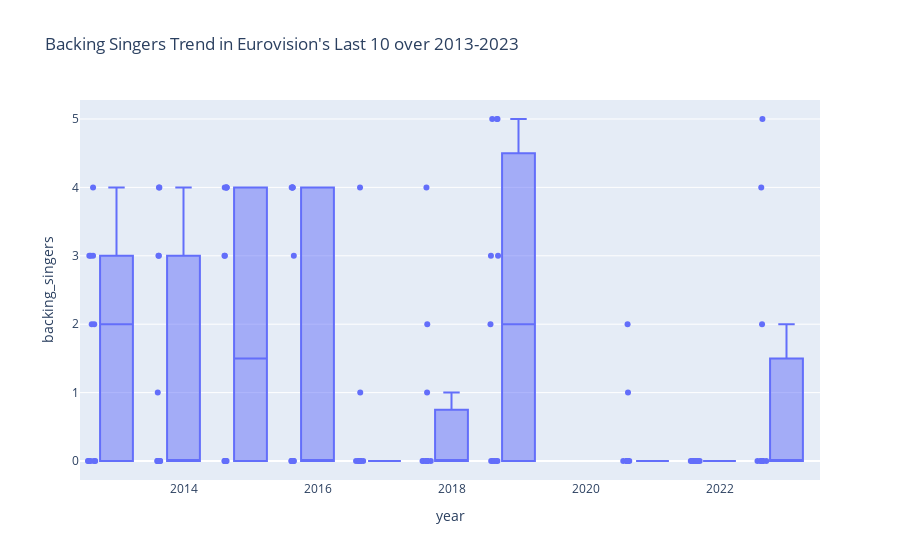

The code cell stored with this chart in its notebook:
### Code cell
#last10 from 2013-2023, backing_singers (13%% correlation with final_place)
fig2 = px.box(last_10, x="year", y="backing_singers", points="all", title="Backing Singers Trend in Eurovision's Last 10 over 2013-2023")
fig2.show()

### Figure 1 — Plotly figure (JSON) as saved in the notebook; plotly's stock layout.template omitted (floating-point values rounded to 4 significant figures)
{"data": [{"alignmentgroup": "True", "boxpoints": "all", "hovertemplate": "year=%{x}<br>backing_singers=%{y}<extra></extra>", "legendgroup": "", "marker": {"color": "#636efa"}, "name": "", "notched": false, "offsetgroup": "", "orientation": "v", "showlegend": false, "type": "box", "x": [2013, 2013, 2013, 2013, 2013, 2013, 2013, 2013, 2013, 2013, 2013, 2014, 2014, 2014, 2014, 2014, 2014, 2014, 2014, 2014, 2014, 2014, 2015, 2015, 2015, 2015, 2015, 2015, 2015, 2015, 2015, 2015, 2015, 2015, 2016, 2016, 2016, 2016, 2016, 2016, 2016, 2016, 2016, 2016, 2016, 2017, 2017, 2017, 2017, 2017, 2017, 2017, 2017, 2017, 2017, 2017, 2018, 2018, 2018, 2018, 2018, 2018, 2018, 2018, 2018, 2018, 2018, 2019, 2019, 2019, 2019, 2019, 2019, 2019, 2019, 2019, 2019, 2019, 2021, 2021, 2021, 2021, 2021, 2021, 2021, 2021, 2021, 2021, 2021, 2022, 2022, 2022, 2022, 2022, 2022, 2022, 2022, 2022, 2022, 2023, 2023, 2023, 2023, 2023, 2023, 2023, 2023, 2023, 2023, 2023], "x0": " ", "xaxis": "x", "y": [0.0, 4.0, 3.0, 0.0, 3.0, 3.0, 0.0, 2.0, 0.0, 2.0, 0.0, 4.0, 4.0, 0.0, 0.0, 0.0, 0.0, 3.0, 1.0, 0.0, 0.0, 3.0, 0.0, 3.0, 4.0, 3.0, 0.0, 0.0, 0.0, 4.0, 4.0, 4.0, 0.0, 0.0, 0.0, 4.0, 0.0, 4.0, 4.0, 0.0, 0.0, 0.0, 3.0, 4.0, 0.0, 0.0, NaN, 0.0, 0.0, 1.0, 4.0, 0.0, 0.0, 0.0, 0.0, 0.0, 1.0, 2.0, 0.0, 0.0, 0.0, 0.0, 0.0, 0.0, 4.0, 0.0, 0.0, 0.0, 0.0, 2.0, 5.0, 3.0, 0.0, 5.0, 5.0, 0.0, 3.0, 0.0, 0.0, 0.0, 0.0, 0.0, 0.0, 1.0, 0.0, 0.0, 0.0, 0.0, 2.0, 0.0, 0.0, 0.0, 0.0, 0.0, 0.0, 0.0, 0.0, 0.0, 0.0, 0.0, 0.0, 0.0, 4.0, 5.0, 0.0, 0.0, 2.0, 0.0, 0.0, 0.0], "y0": " ", "yaxis": "y"}], "layout": {"boxmode": "group", "legend": {"tracegroupgap": 0}, "title": {"text": "Backing Singers Trend in Eurovision's Last 10 over 2013-2023"}, "xaxis": {"anchor": "y", "domain": [0, 1], "title": {"text": "year"}}, "yaxis": {"anchor": "x", "domain": [0, 1], "title": {"text": "backing_singers"}}}}
